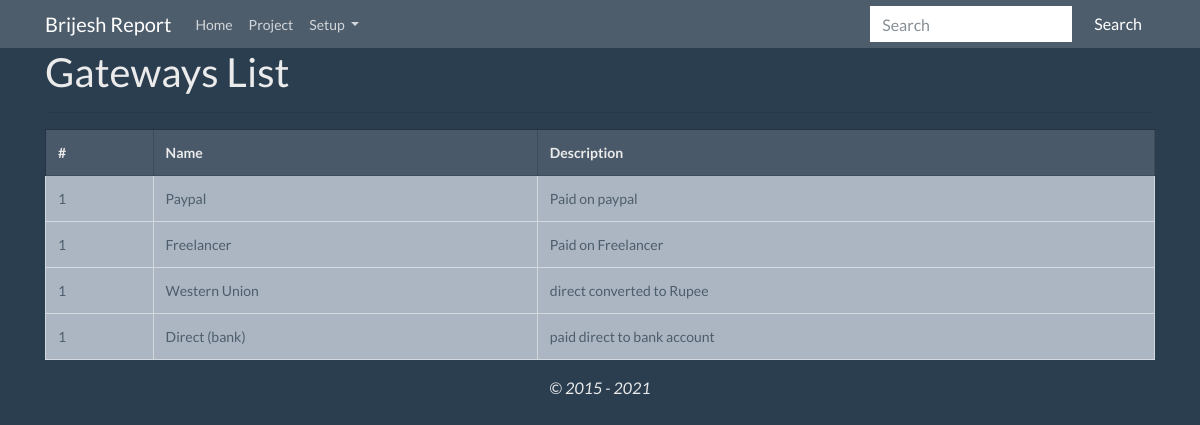
Page /index.php/gateways on the committed database.
### tables this page shows
CREATE TABLE "payment_gateways" (
	"id"	INTEGER PRIMARY KEY AUTOINCREMENT,
	"name"	TEXT NOT NULL,
	"description"	INTEGER,
	"actor_id"	INTEGER,
	"actor_ip"	TEXT,
	"deleted_at"	TEXT,
	"create_at"	TEXT,
	"updated_at"	TEXT
);

### application/controllers/Gateways.php (called while the page is built, shortened)
<?php
class Gateways extends CI_Controller {
	public function __construct()
    {
        $this->load->helper('url_helper');
    }
    public function index()
    {
        $data['gateways'] = $this->gateway->all();
        $this->load->view('PaymentGateways/index', $data);
    }
}

### index.php (called while the page is built, shortened)
<?php
require_once BASEPATH.'core/CodeIgniter.php';

### application/models/Gateway.php (called while the page is built, shortened)
<?php
	class Gateway extends CI_Model {
        public function all()
        {
        	$query = $this->db->get('payment_gateways');
            $this->db->order_by('name', 'ASC');
        	return $query->result_array();
        }
}
?>

### application/views/PaymentGateways/index.php (the view, shortened to what this page needs)
<div class="container">
	<div class="row">
		<div class="col-md-12">
			<h1>Gateways List</h1>
			<hr>
		</div>
	</div>
	<div class="row">
		<div class="col-md-12">
			<table class="table  table-bordered">
				<tr class="table-active">
					<th># </th>
					<th>Name</th>
					<th>Description</th>
				</tr>
				<?php foreach ($gateways as $key => $gateway): ?>
					<tr class="table-light text-dark">
						<td>1</td>
						<td><?= $gateway['name'] ?></td>
						<td><?= $gateway['description'] ?></td>
					</tr>
				<?php endforeach ?>
			</table>
		</div>
	</div>
</div>

### rows in the picture
payment_gateways: name "Paypal", description "Paid on paypal"
payment_gateways: name "Freelancer", description "Paid on Freelancer"
payment_gateways: name "Western Union", description "direct converted to Rupee"
payment_gateways: name "Direct (bank)", description "paid direct to bank account"
